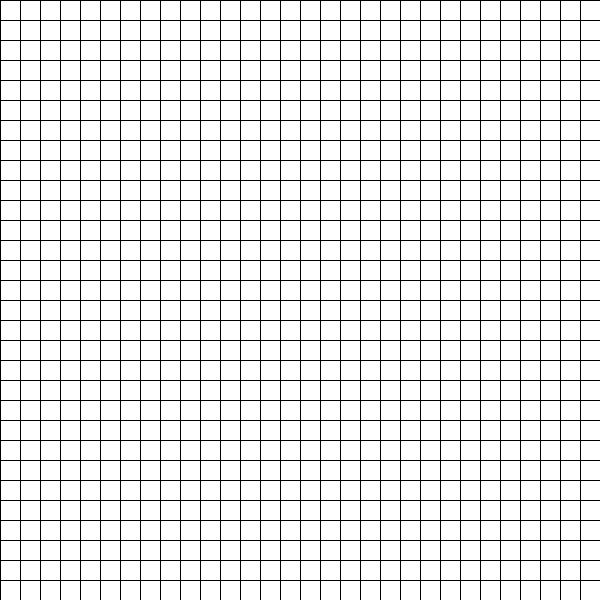
Frame 1 (no input)
Frame 60 (the mouse pressed at the canvas centre just before this capture): identical to frame 1, image omitted
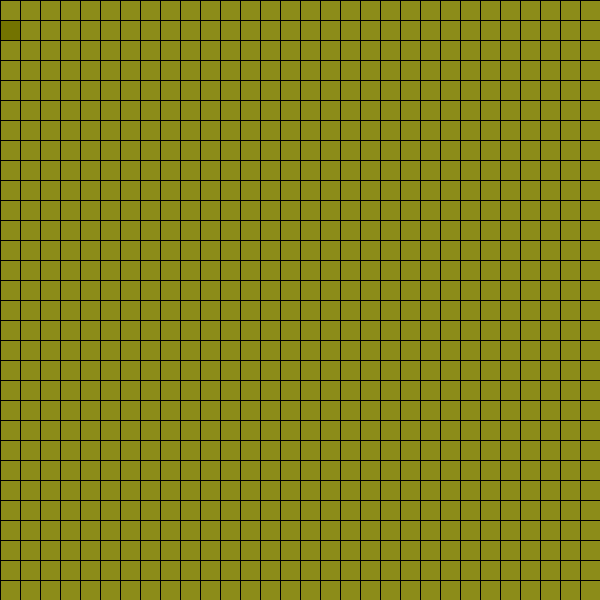
Frame 120 (the mouse held since frame 60 and released just before this capture)

The Processing sketch that drew these frames (run headless with seeded random() and noise(); from frame 60 on, the mouse is pressed at the canvas centre):

// Processing sketch: Sketch_1
// ── Sketch_1.pde
//Note: i can only make a sketch that changes every rect color, not each individual rect color :(

int rows = 30;
int columns = 30;
float w, h ;
float [][] posX = new float[rows][columns];
float [][] posY = new float[rows][columns];
boolean colorActive = false;
color c;

void setup(){
  size(600,600);
  w = width/rows;
  h = height/columns;
  for (int i = 0; i < posX.length; i++){
    for(int j = 0; j < posX[0].length;j++){
      posX[i][j] = i * w;
      posY[i][j] = j * h;
    }
  }
}

void draw(){
  for(int i = 0; i < posX.length; i++){
    for (int j = 0; j < posX[0].length; j++){
      rect(posX[i][j], posY[i][j], w, h);
      if (colorActive){
      fill (c);
      c = color(map(mouseX, 0, width, 0, 255), 
      map(mouseY, 0, height, 0, 255),
      blue(c), 10);
      } else {
      fill (255);
      }
    }
  }
}

void mousePressed(){
  colorActive = true;
}

void mouseReleased(){
  colorActive = false;
}
